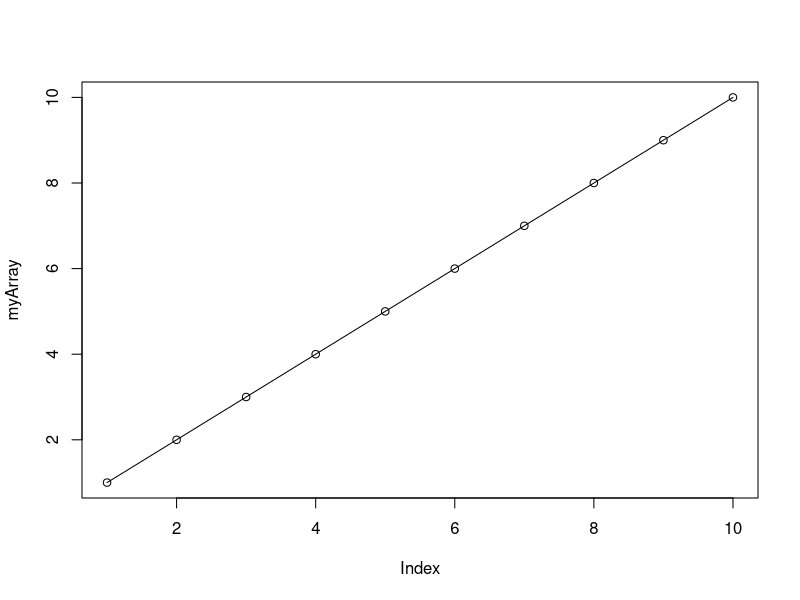
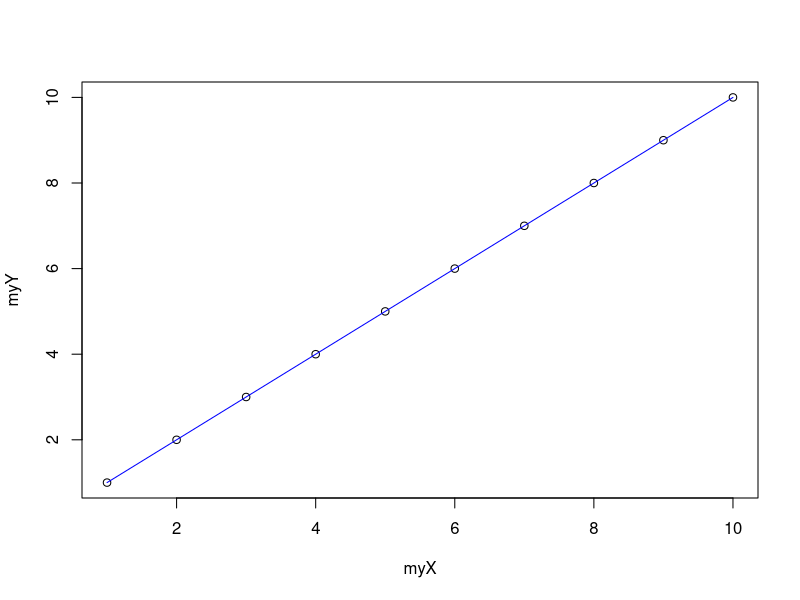
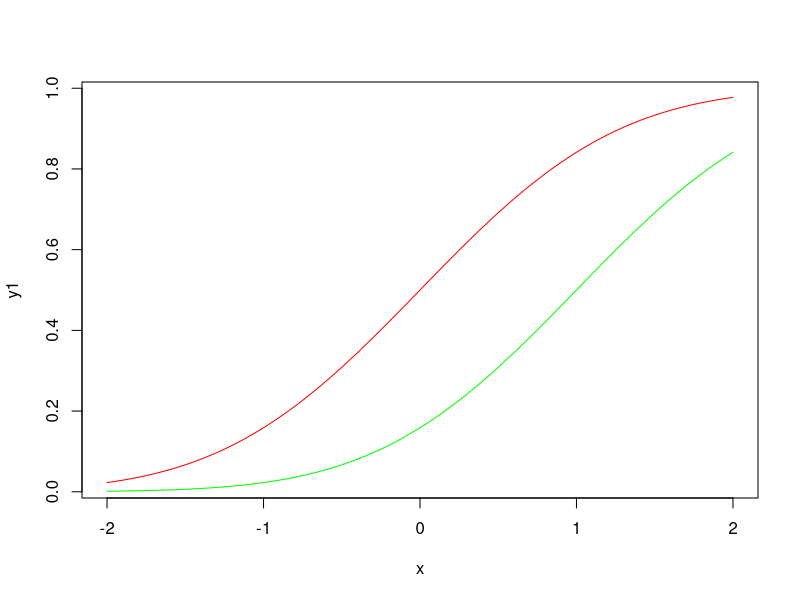

Write the R code that produced these figures, in order.
myArray = 1 : 10
plot (myArray)
lines (myArray)

myX = 1 : 10
myY = 1 : 10
plot (myY ~ myX)
lines (myY ~ myX, col = "blue")

rm (list = ls())
x  <- seq(-2, 2, 0.05)
y1 <- pnorm(x)
y2 <- pnorm(x,1,1)
plot(x,y1,type="l",col="red")
lines(x,y2,type="l",col="green")




